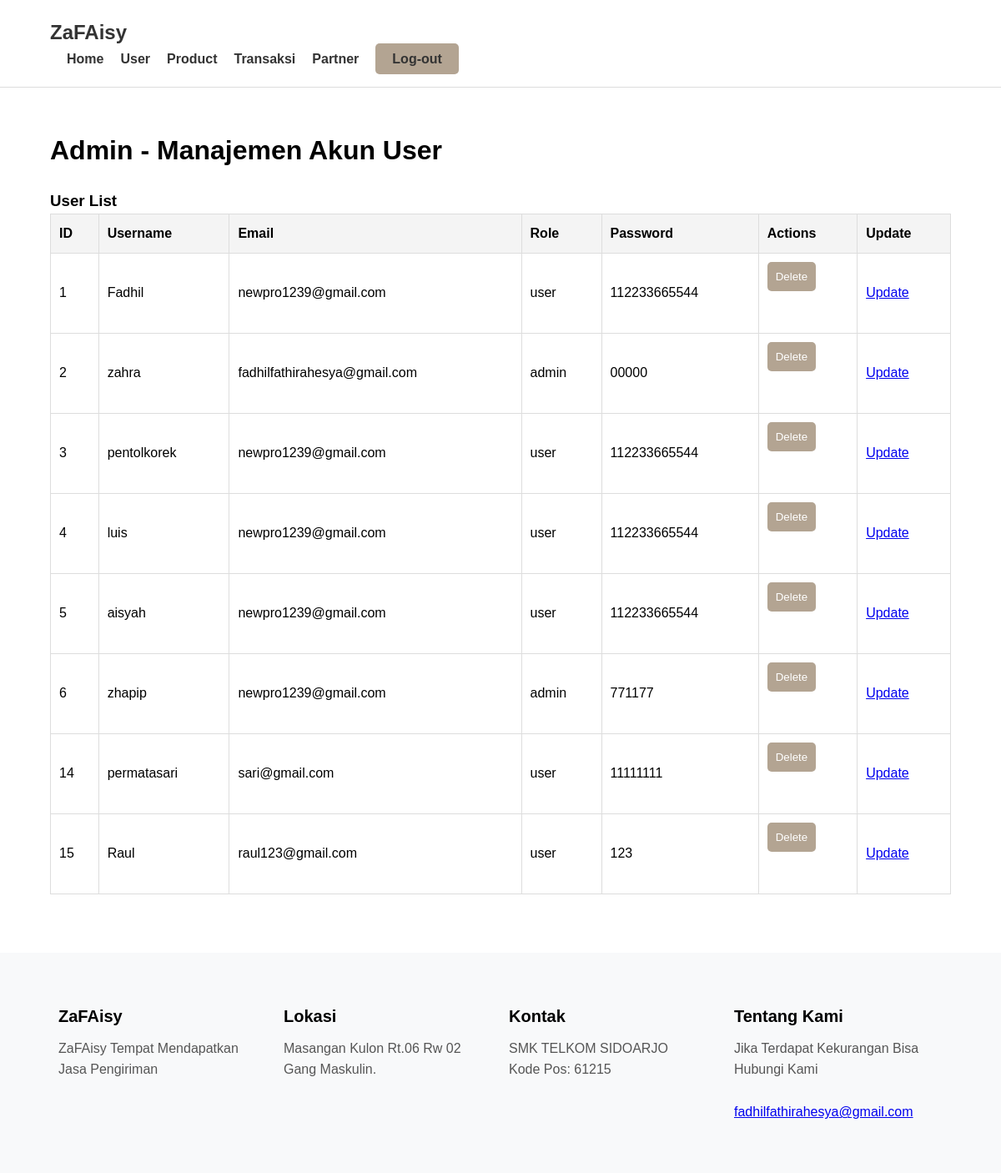
The app's page /view_admin_users.php (signed in) with its own data.
### tables this page shows
CREATE TABLE `users` (
  `id` int(11) NOT NULL,
  `username` varchar(50) NOT NULL,
  `password` varchar(255) NOT NULL,
  `email` varchar(100) NOT NULL,
  `role` enum('user','admin') NOT NULL,
  `plain_password` varchar(255) DEFAULT NULL
);

### view_admin_users.php (the view, shortened to what this page needs)
<?php
include("koneksi/database.php");
$sql = "SELECT * FROM users";
$result = $conn->query($sql);
?>
<!DOCTYPE html>
<html lang="en">
<head>
    <link rel="stylesheet" href="view_admin.css">
</head>
<body>
    <nav>
        <div class="wrapper">
            <div class="logo"><a href="view_admin.php">ZaFAisy</a></div>
            <div class="menu">
                <ul>
                    <li><a href="view_admin.php">Home</a></li>
                    <li><a href="view_admin_users.php">User</a></li>
                    <li><a href="view_admin_products.php">Product</a></li>
                    <li><a href="view_admin_transactions.php">Transaksi</a></li>
                    <li><a href="partner_admin.php">Partner</a></li>
                    <li><a href="logout.php" class="btn-signup">Log-out</a></li>
                </ul>
            </div>
        </div>
    </nav>
    <div class="wrapper">
        <section id="view_admin">
            <h2>Admin - Manajemen Akun User</h2>
            <h3>User List</h3>
            <table>
                <thead>
                    <tr>
                        <th>ID</th>
                        <th>Username</th>
                        <th>Email</th>
                        <th>Role</th>
                        <th>Password</th>
                        <th>Actions</th>
                        <th>Update</th>
                    </tr>
                </thead>
                <tbody>
                    <?php while ($row = $result->fetch_assoc()): ?>
                        <tr>
                            <td><?php echo $row['id']; ?></td>
                            <td><?php echo htmlspecialchars($row['username']); ?></td>
                            <td><?php echo htmlspecialchars($row['email']); ?></td>
                            <td><?php echo htmlspecialchars($row['role']); ?></td>
                            <td><?php echo htmlspecialchars($row['plain_password']); ?></td>
                            <td>
                                <form action="view_admin_users.php" method="post" style="display:inline-block;">
                                    <button type="submit" name="delete">Delete</button>
                                </form>
                            </td>
                            <td>
                                <a href="update_user.php?id=<?php echo $row['id']; ?>" class="btn">Update</a>
                            </td>
                        </tr>
                    <?php endwhile; ?>
                </tbody>
            </table>
        </section>
    </div>
    <div id="contact">
        <div class="wrapper">
            <div class="footer">
                <div class="footer-section">
                    <h3>ZaFAisy</h3>
                    <p>ZaFAisy Tempat Mendapatkan Jasa Pengiriman</p>
                </div>
                <div class="footer-section">
                    <h3>Lokasi</h3>
                    <p>Masangan Kulon Rt.06 Rw 02 Gang Maskulin.</p>
                </div>
                <div class="footer-section">
                    <h3>Kontak</h3>
                    <p>SMK TELKOM SIDOARJO</p>
                    <p>Kode Pos: 61215</p>
                </div>
                <div class="footer-section">
                    <h3>Tentang Kami</h3>
                    <p>Jika Terdapat Kekurangan Bisa Hubungi Kami<br><br><a href="mailto:fadhilfathirahesya@gmail.com">fadhilfathirahesya@gmail.com</a></p>
                </div>
            </div>
        </div>
    </div>

### view_admin.css (style rules this page uses)
* { margin: 0; padding: 0; box-sizing: border-box; font-family: 'Arial', sans-serif; }
body { font-family: 'Arial', sans-serif; line-height: 1.6; }
.wrapper { width: 90%; max-width: 1200px; margin: auto; }
nav { display: flex; justify-content: space-between; align-items: center; padding: 20px 0; background: #fff; border-bottom: 1px solid #ddd; }
.logo a { font-size: 24px; font-weight: bold; color: #333; text-decoration: none; }
.menu ul { display: flex; list-style: none; }
.menu ul li { margin-left: 20px; }
.menu ul li a { color: #333; text-decoration: none; font-weight: bold; }
.btn-signup { background: #B3A492; color: #fff; padding: 10px 20px; border-radius: 5px; }
#view_admin { padding: 50px 0; }
#view_admin h2 { font-size: 32px; margin-bottom: 20px; }
#view_admin form { margin-bottom: 30px; }
#view_admin form input, #view_admin form button { display: block; width: 100%; margin-bottom: 10px; padding: 10px; border: 1px solid #ddd; border-radius: 5px; }
#view_admin form button { background: #B3A492; color: #fff; border: none; cursor: pointer; }
table { width: 100%; border-collapse: collapse; margin-bottom: 20px; }
table, th, td { border: 1px solid #ddd; }
th, td { padding: 10px; text-align: left; }
th { background: #f4f4f4; }
#contact { background: #f8f9fa; padding: 50px 0; }
.footer { display: flex; justify-content: space-between; flex-wrap: wrap; }
.footer-section { flex: 1; margin: 10px; min-width: 200px; }
.footer-section h3 { font-size: 20px; margin-bottom: 10px; }
.footer-section p { font-size: 16px; color: #555; }

### records on screen
users: id "1", username "Fadhil", email "newpro1239@gmail.com", role "user", plain_password "112233665544"
users: id "2", username "zahra", email "fadhilfathirahesya@gmail.com", role "admin", plain_password "00000"
users: id "3", username "pentolkorek", email "newpro1239@gmail.com", role "user", plain_password "112233665544"
users: id "4", username "luis", email "newpro1239@gmail.com", role "user", plain_password "112233665544"
users: id "5", username "aisyah", email "newpro1239@gmail.com", role "user", plain_password "112233665544"
users: id "6", username "zhapip", email "newpro1239@gmail.com", role "admin", plain_password "771177"
users: id "14", username "permatasari", email "sari@gmail.com", role "user", plain_password "11111111"
users: id "15", username "Raul", email "raul123@gmail.com", role "user", plain_password "123"
